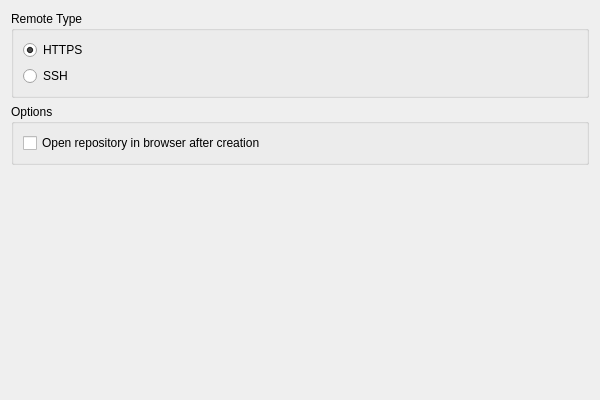
<?xml version="1.0" encoding="UTF-8"?>
<ui version="4.0">
 <class>AdvancedTab</class>
 <widget class="QWidget" name="AdvancedTab">
  <property name="geometry">
   <rect>
    <x>0</x>
    <y>0</y>
    <width>600</width>
    <height>400</height>
   </rect>
  </property>
  <layout class="QVBoxLayout" name="layout">
   <item>
    <widget class="QGroupBox" name="remote_group">
     <property name="title">
      <string>Remote Type</string>
     </property>
     <layout class="QVBoxLayout" name="remote_layout">
      <item>
       <widget class="QRadioButton" name="remote_https_radio">
        <property name="text">
         <string>HTTPS</string>
        </property>
        <property name="checked">
         <bool>true</bool>
        </property>
       </widget>
      </item>
      <item>
       <widget class="QRadioButton" name="remote_ssh_radio">
        <property name="text">
         <string>SSH</string>
        </property>
       </widget>
      </item>
     </layout>
    </widget>
   </item>
   <item>
    <widget class="QGroupBox" name="options_group">
     <property name="title">
      <string>Options</string>
     </property>
     <layout class="QVBoxLayout" name="options_layout">
      <item>
       <widget class="QCheckBox" name="open_browser_check">
        <property name="text">
         <string>Open repository in browser after creation</string>
        </property>
        <property name="checked">
         <bool>false</bool>
        </property>
       </widget>
      </item>
     </layout>
    </widget>
   </item>
   <item>
    <spacer name="verticalSpacer">
     <property name="orientation">
      <enum>Qt::Vertical</enum>
     </property>
     <property name="sizeHint" stdset="0">
      <size>
       <width>20</width>
       <height>40</height>
      </size>
     </property>
    </spacer>
   </item>
  </layout>
 </widget>
 <resources/>
 <connections/>
</ui>
